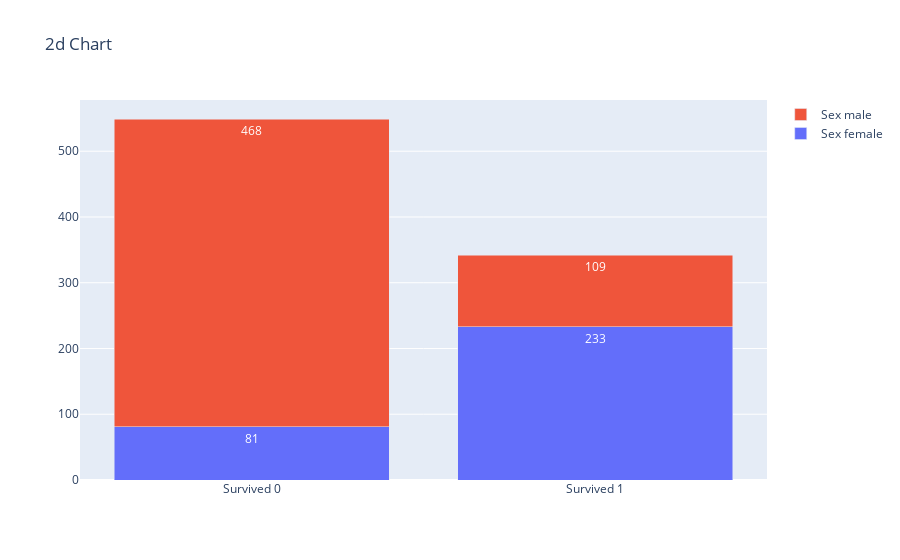

Source (notebook cell):
### Code cell
column1 = "Survived"
column2 = "Sex"
fig = go.Figure()
for column in data.columns:
    if "percentile" not in column:
        bar = go.Bar(
            name=column2 + " " + column,
            x=column1 + " " + data.index.map(str),
            y=data[column],
            texttemplate="%{y}",
            textposition="inside",
            textangle=0,
            textfont_color="white",
        )
        fig.add_trace(bar)
fig.update_layout(
    title_text="2d Chart",
    barmode="stack",
    uniformtext=dict(mode="hide", minsize=10),
)
fig.show()

### Figure 1 — Plotly figure (JSON) as saved in the notebook; plotly's stock layout.template omitted (floating-point values rounded to 4 significant figures)
{"data": [{"name": "Sex female", "textangle": 0, "textfont": {"color": "white"}, "textposition": "inside", "texttemplate": "%{y}", "type": "bar", "x": ["Survived 0", "Survived 1"], "y": [81, 233]}, {"name": "Sex male", "textangle": 0, "textfont": {"color": "white"}, "textposition": "inside", "texttemplate": "%{y}", "type": "bar", "x": ["Survived 0", "Survived 1"], "y": [468, 109]}], "layout": {"autosize": true, "barmode": "stack", "title": {"text": "2d Chart"}, "uniformtext": {"minsize": 10, "mode": "hide"}, "xaxis": {"autorange": true, "range": [-0.5, 1.5], "type": "category"}, "yaxis": {"autorange": true, "range": [0, 577.9], "type": "linear"}}}
